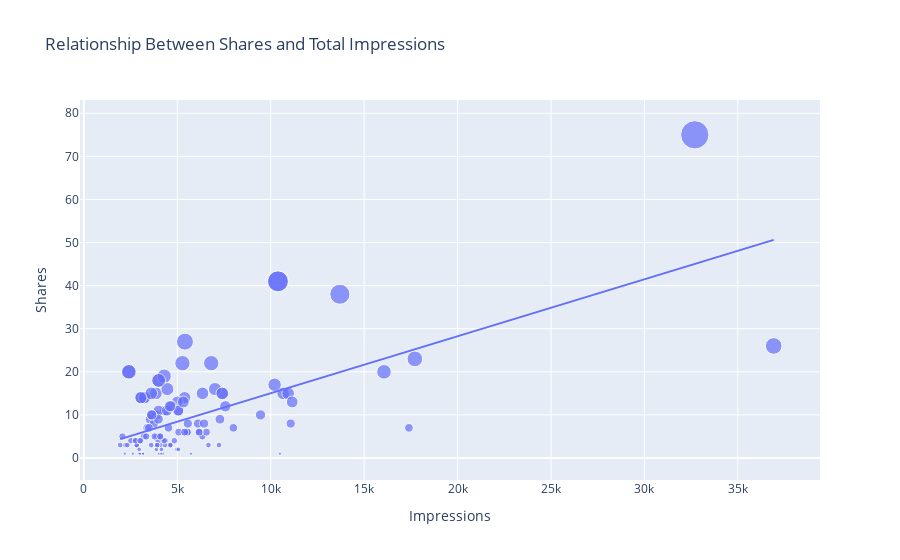

The cell this chart's notebook holds for it:
### Code cell
#Now let’s have a look at the relationship between the number of shares and the number of impressions
figure = px.scatter(data_frame = df, x="Impressions",
                    y="Shares", size="Shares", trendline="ols", 
                    title = "Relationship Between Shares and Total Impressions")
figure.show()
